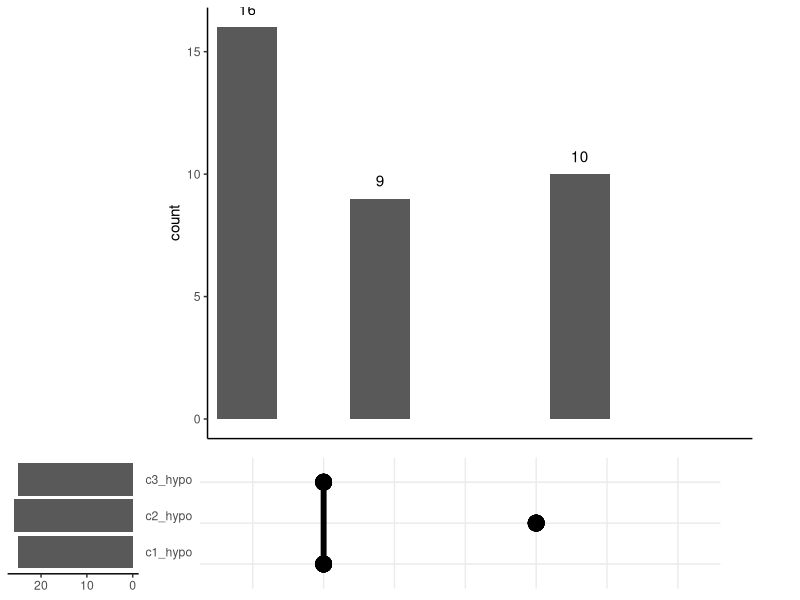

Here is the R script that generated this plot:
## ---- chunk 1
library(tidyverse)
library(magrittr)
library(viridis)
library(conflicted)
library(cowplot)

filter <- dplyr::filter

knitr::opts_chunk$set(echo = TRUE)
## ---- chunk 2
set.seed(42)
tibble(site = 1:100,
       condition1 = c(rbinom(25, size = 100, prob = 0.1),
                      rbinom(50, size = 100, prob = 0.5),
                      rbinom(25, size = 100, prob = 0.8)),
       condition2 = c(rbinom(10, size = 100, prob = 0.1),
                      rbinom(10, size = 100, prob = 0.2),
                      rbinom(10, size = 100, prob = 0.3),
                      rbinom(10, size = 100, prob = 0.4),
                      rbinom(10, size = 100, prob = 0.5),
                      rbinom(10, size = 100, prob = 0.6),
                      rbinom(10, size = 100, prob = 0.7),
                      rbinom(10, size = 100, prob = 0.8),
                      rbinom(10, size = 100, prob = 0.9),
                      rbinom(10, size = 100, prob = 0.1)),
       condition3 = c(rbinom(25, size = 100, prob = 0.1),
                      rbinom(75, size = 100, prob = 0.9))) -> fake_data
## ---- chunk 3
fake_data %>%
  mutate(c1_hypo = ifelse(condition1 < 20, 1, 0),
         c1_hyper = ifelse(condition1 > 80, 1, 0),
         c2_hypo = ifelse(condition2 < 20, 1, 0),
         c2_hyper = ifelse(condition2 > 80, 1, 0),
         c3_hypo = ifelse(condition3 < 20, 1, 0),
         c3_hyper = ifelse(condition3 > 80, 1, 0)) -> fake_data_coded 
## ---- chunk 4
fake_data_coded %>%
  mutate(code_hypo = factor(case_when(c1_hypo == 1 & c2_hypo == 1 & c3_hypo == 1 ~ '123',
                               c1_hypo == 1 & c2_hypo == 1 & c3_hypo == 0 ~ '12',
                               c1_hypo == 1 & c2_hypo == 0 & c3_hypo == 1 ~ '13',
                               c1_hypo == 0 & c2_hypo == 1 & c3_hypo == 1 ~ '23',
                               c1_hypo == 1 & c2_hypo == 0 & c3_hypo == 0 ~ '1',
                               c1_hypo == 0 & c2_hypo == 1 & c3_hypo == 0 ~ '2',
                               c1_hypo == 1 & c2_hypo == 1 & c3_hypo == 0 ~ '3',
                               c1_hypo == 0 & c2_hypo == 0 & c3_hypo == 0 ~ '0'),
                            levels = c('123', '12', '13', '23', '1', '2', '3', '0')),
         code_hyper = case_when(c1_hyper == 1 & c2_hyper == 1 & c3_hyper == 1 ~ '123',
                               c1_hyper == 1 & c2_hyper == 1 & c3_hyper == 0 ~ '12',
                               c1_hyper == 1 & c2_hyper == 0 & c3_hyper == 1 ~ '13',
                               c1_hyper == 0 & c2_hyper == 1 & c3_hyper == 1 ~ '23',
                               c1_hyper == 1 & c2_hyper == 0 & c3_hyper == 0 ~ '1',
                               c1_hyper == 0 & c2_hyper == 1 & c3_hyper == 0 ~ '2',
                               c1_hyper == 1 & c2_hyper == 1 & c3_hyper == 0 ~ '3')) %>%
  filter(code_hypo != '0') %>%
ggplot(aes(x = code_hypo)) +
  geom_bar() +
  scale_x_discrete(drop = F) +
  geom_text(stat='count', aes(label=..count..), vjust=-1) +
  theme_classic() +
  theme(axis.text.x = element_blank(),
        axis.ticks.x = element_blank(),
        axis.title.x = element_blank()) -> bar
## ---- chunk 5
fake_data_coded %>%
  mutate(code_hypo = factor(case_when(c1_hypo == 1 & c2_hypo == 1 & c3_hypo == 1 ~ '123',
                               c1_hypo == 1 & c2_hypo == 1 & c3_hypo == 0 ~ '12',
                               c1_hypo == 1 & c2_hypo == 0 & c3_hypo == 1 ~ '13',
                               c1_hypo == 0 & c2_hypo == 1 & c3_hypo == 1 ~ '23',
                               c1_hypo == 1 & c2_hypo == 0 & c3_hypo == 0 ~ '1',
                               c1_hypo == 0 & c2_hypo == 1 & c3_hypo == 0 ~ '2',
                               c1_hypo == 1 & c2_hypo == 1 & c3_hypo == 0 ~ '3',
                               c1_hypo == 0 & c2_hypo == 0 & c3_hypo == 0 ~ '0'),
                            levels = c('123', '12', '13', '23', '1', '2', '3', '0')),
         code_hyper = case_when(c1_hyper == 1 & c2_hyper == 1 & c3_hyper == 1 ~ '123',
                               c1_hyper == 1 & c2_hyper == 1 & c3_hyper == 0 ~ '12',
                               c1_hyper == 1 & c2_hyper == 0 & c3_hyper == 1 ~ '13',
                               c1_hyper == 0 & c2_hyper == 1 & c3_hyper == 1 ~ '23',
                               c1_hyper == 1 & c2_hyper == 0 & c3_hyper == 0 ~ '1',
                               c1_hyper == 0 & c2_hyper == 1 & c3_hyper == 0 ~ '2',
                               c1_hyper == 1 & c2_hyper == 1 & c3_hyper == 0 ~ '3')) %>%
  filter(code_hypo != '0') %>%
  gather(anno, is_obs, c1_hypo:c3_hyper) %>%
  filter(str_detect(anno, 'hypo')) %>%
  mutate(anno2 = ifelse(is_obs == 1, anno, NA)) %>%
  select(code_hypo, anno2) %>%
  na.omit() %>%
ggplot(aes(x = code_hypo, y = anno2)) +
  geom_point(size = 5) +
  geom_line(aes(group = code_hypo), size = 2) +
  scale_x_discrete(drop = F) +
  theme_minimal() +
  theme(axis.text.x = element_blank(),
        axis.text.y = element_blank(), 
        axis.ticks = element_blank(),
        axis.title = element_blank()) -> points
## ---- chunk 6
fake_data_coded %>%
  gather(anno, is_obs, c1_hypo:c3_hyper) %>%
  filter(str_detect(anno, 'hypo'), is_obs == 1) %>%
  na.omit() %>%

ggplot(aes(x = anno)) +
  geom_bar() +
  scale_x_discrete(position = 'top') +
  scale_y_reverse() +
  coord_flip() +
  theme_classic() +
  theme(axis.title.y = element_blank(),
        axis.ticks.y = element_blank(), 
        axis.line.y = element_blank()) -> set_bar
## ---- chunk 7
ggdraw() +
  draw_plot(bar, x = 0.2, y = 0.25, width = 0.75, height = 0.75) +
  draw_plot(points, x = 0.16, y = 0, width = 0.75, height = 0.25) +
  draw_plot(set_bar + theme(axis.title.x = element_blank()), 
            x = 0, y = 0, width = 0.25, height = 0.25)
